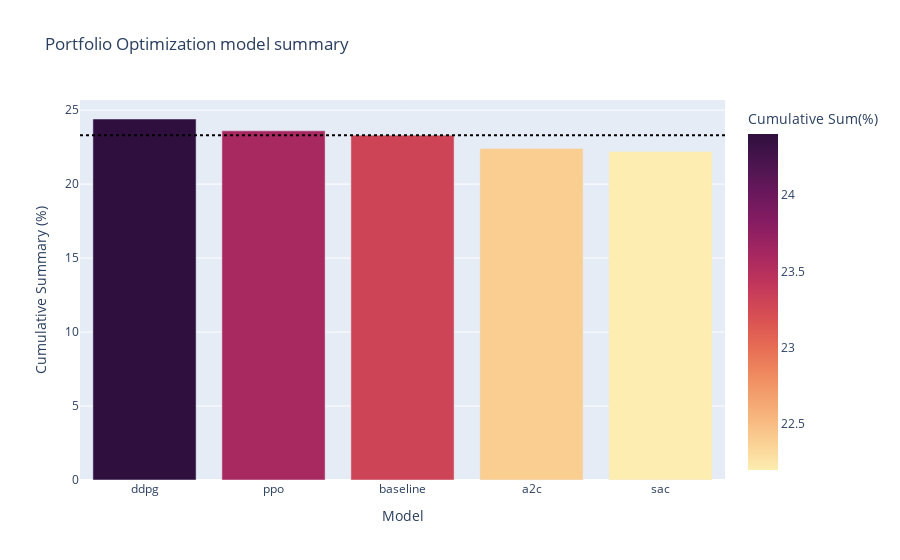

This figure's notebook cell:
### Code cell
import plotly.express as px

fig = px.bar(
    RL_val_data,
    x = 'Model',
    y = 'Cumulative Sum(%)',
    hover_data = ['Sharpe Ratio'],
    color = 'Cumulative Sum(%)',
    color_continuous_scale = px.colors.sequential.matter,
    title = 'Portfolio Optimization model summary',
)

fig.add_hline(
    y = 23.3,
    line_dash = 'dot',
    line_color = 'black'
)

fig.update_layout(
    yaxis = dict(
        title_text="Cumulative Summary (%)"
    ),
    xaxis = dict(
        title_text = 'Model'
    )
)

fig.show()

### Figure 1 — Plotly figure (JSON) as saved in the notebook; plotly's stock layout.template omitted (floating-point values rounded to 4 significant figures)
{"data": [{"alignmentgroup": "True", "customdata": [[0.667], [0.658], [4.282], [0.618], [0.622]], "hovertemplate": "Model=%{x}<br>Cumulative Sum(%)=%{marker.color}<br>Sharpe Ratio=%{customdata[0]}<extra></extra>", "legendgroup": "", "marker": {"color": [24.4, 23.6, 23.3, 22.4, 22.2], "coloraxis": "coloraxis", "pattern": {"shape": ""}}, "name": "", "offsetgroup": "", "orientation": "v", "showlegend": false, "textposition": "auto", "type": "bar", "x": ["ddpg", "ppo", "baseline", "a2c", "sac"], "xaxis": "x", "y": [24.4, 23.6, 23.3, 22.4, 22.2], "yaxis": "y"}], "layout": {"barmode": "relative", "coloraxis": {"colorbar": {"title": {"text": "Cumulative Sum(%)"}}, "colorscale": [[0, "rgb(253, 237, 176)"], [0.09091, "rgb(250, 205, 145)"], [0.1818, "rgb(246, 173, 119)"], [0.2727, "rgb(240, 142, 98)"], [0.3636, "rgb(231, 109, 84)"], [0.4545, "rgb(216, 80, 83)"], [0.5455, "rgb(195, 56, 90)"], [0.6364, "rgb(168, 40, 96)"], [0.7273, "rgb(138, 29, 99)"], [0.8182, "rgb(107, 24, 93)"], [0.9091, "rgb(76, 21, 80)"], [1, "rgb(47, 15, 61)"]]}, "legend": {"tracegroupgap": 0}, "shapes": [{"line": {"color": "black", "dash": "dot"}, "type": "line", "x0": 0, "x1": 1, "xref": "x domain", "y0": 23.3, "y1": 23.3, "yref": "y"}], "title": {"text": "Portfolio Optimization model summary"}, "xaxis": {"anchor": "y", "domain": [0, 1], "title": {"text": "Model"}}, "yaxis": {"anchor": "x", "domain": [0, 1], "title": {"text": "Cumulative Summary (%)"}}}}
